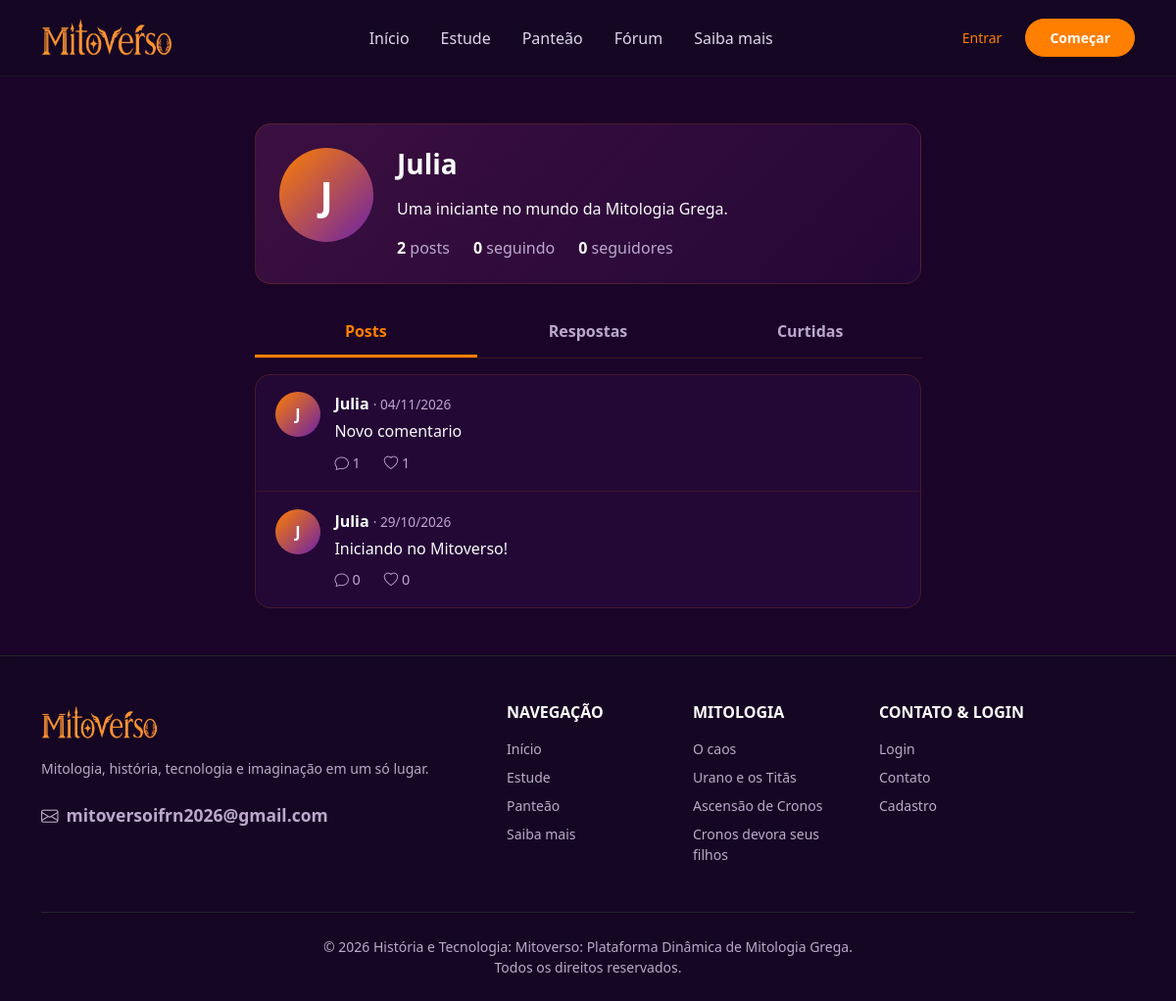
The page /perfil/1 on the database its author committed.
### app/models/usuario.py (models this page shows)
class Usuario(UserMixin, db.Model):
    __tablename__ = "usuario"
    id = db.Column(db.Integer, primary_key = True)
    nome = db.Column(db.String(100), nullable = False)
    email = db.Column(db.String(100), nullable = False, unique = True)
    senha = db.Column(db.String(256), nullable = False)
    bio = db.Column(db.String(200))
    criado_em = db.Column(db.DateTime, default = lambda: datetime.now(timezone.utc))
    seguindo = db.relationship(
        "Usuario",
        secondary = seguidor,
        primaryjoin = (seguidor.c.id_seguidor == id),
        secondaryjoin = (seguidor.c.id_seguido == id),
        backref = "seguidores"
    )

### app/models/post.py (models this page shows, shortened)
class Post(db.Model):
    __tablename__ = "post"
    id = db.Column(db.Integer, primary_key = True)
    conteudo = db.Column(db.Text, nullable = False)
    criado_em = db.Column(db.DateTime, nullable = False, default = lambda: datetime.now(timezone.utc))
    id_usuario = db.Column(db.Integer, db.ForeignKey("usuario.id"), nullable = False)
    id_pai = db.Column(db.Integer, db.ForeignKey("post.id"), nullable = True)
    autor = db.relationship("Usuario", backref = db.backref("posts", cascade = "all, delete-orphan"))
    respostas = db.relationship(
        "Post",
        backref = db.backref("pai", remote_side = [id]),
        cascade = "all, delete-orphan",
        order_by = "Post.criado_em"
    )
    curtidas = db.relationship("Curtida", backref = "post", cascade = "all, delete-orphan")

### app/routes/perfil.py (the view)
@perfil_bp.route("/perfil/<int:id_usuario>")
def ver_perfil(id_usuario):
    usuario = db.get_or_404(Usuario, id_usuario)
    aba = request.args.get("aba", "posts")
    if aba not in ("posts", "respostas", "curtidas"):
        aba = "posts"
    pagina = request.args.get("pagina", 1, type = int)
    paginacao = listar_posts_do_usuario(usuario, aba, pagina)
    return render_template(
        "usuario/perfil.html",
        usuario = usuario,
        aba = aba,
        paginacao = paginacao,
        total_posts = contar_posts(usuario)
    )

### app/__init__.py (called while the page is built)
@app.template_filter("tempo_atras")
def tempo_atras(data):
    if not data:
        return ""
    if data.tzinfo is None:
        data = data.replace(tzinfo = timezone.utc)
    segundos = int((datetime.now(timezone.utc) - data).total_seconds())
    if segundos < 60:
        return "agora"
    if segundos < 3600:
        return f"{segundos // 60} min"
    if segundos < 86400:
        return f"{segundos // 3600} h"
    if segundos < 604800:
        return f"{segundos // 86400} d"
    return data.strftime("%d/%m/%Y")

### app/services/post_service.py (called while the page is built, shortened)
def _paginar(consulta, pagina):
    return db.paginate(consulta, page = pagina, per_page = POSTS_POR_PAGINA, error_out = False)

def listar_posts_do_usuario(usuario, aba, pagina):
    if aba == "respostas":
        consulta = (
            db.select(Post)
            .where(Post.id_usuario == usuario.id, Post.id_pai.is_not(None))
            .order_by(Post.criado_em.desc())
        )
    else:
        consulta = (
            db.select(Post)
            .where(Post.id_usuario == usuario.id, Post.id_pai.is_(None))
            .order_by(Post.criado_em.desc())
        )
    return _paginar(consulta, pagina)

def contar_posts(usuario):
    return db.session.scalar(
        db.select(db.func.count()).select_from(Post)
        .where(Post.id_usuario == usuario.id, Post.id_pai.is_(None))
    )

### app/templates/usuario/perfil.html (shortened to what this page needs)
{% extends 'base.html' %}
{% block css %}
    <link rel="stylesheet" href="{{ url_for('static', filename='css/forum.css') }}">
    <link rel="stylesheet" href="{{ url_for('static', filename='css/perfil.css') }}">
{% endblock %}
{% block conteudo %}
<div class="container py-5">
    <div class="forum-coluna">
        <div class="painel perfil-topo p-4 mb-4">
            <div class="d-flex flex-wrap align-items-start gap-4">
                <span class="avatar-inicial avatar-grande">{{ usuario.nome[0]|upper }}</span>
                <div class="flex-grow-1">
                    <div class="d-flex flex-wrap justify-content-between align-items-start gap-2">
                        <div>
                            <h1 class="h3 fw-bold mb-0">{{ usuario.nome }}</h1>
                        </div>
                    </div>
                    {% if usuario.bio %}
                        <p class="mt-3 mb-0 post-texto">{{ usuario.bio }}</p>
                    {% elif current_user.is_authenticated and current_user.id == usuario.id %}
                        <p class="mt-3 mb-0 text-mv-muted">Você ainda não escreveu uma bio. Clique em "Editar perfil".</p>
                    {% endif %}
                    <div class="perfil-contagens mt-3">
                        <span><strong>{{ total_posts }}</strong> posts</span>
                        <span><strong>{{ usuario.seguindo|length }}</strong> seguindo</span>
                        <span><strong>{{ usuario.seguidores|length }}</strong> seguidores</span>
                    </div>
                </div>
            </div>
        </div>
        <div class="abas">
            <a href="{{ url_for('perfil.ver_perfil', id_usuario=usuario.id) }}" class="{{ 'ativa' if aba == 'posts' }}">Posts</a>
            <a href="{{ url_for('perfil.ver_perfil', id_usuario=usuario.id, aba='respostas') }}" class="{{ 'ativa' if aba == 'respostas' }}">Respostas</a>
            <a href="{{ url_for('perfil.ver_perfil', id_usuario=usuario.id, aba='curtidas') }}" class="{{ 'ativa' if aba == 'curtidas' }}">Curtidas</a>
        </div>
        <div class="painel lista-posts">
            {% for post in paginacao.items %}
                {% include 'usuario/_post_card.html' %}
            {% else %}
                <p class="text-mv-muted text-center p-5 mb-0">Nada por aqui ainda.</p>
            {% endfor %}
        </div>
    </div>
</div>
{% endblock %}

### app/templates/usuario/_post_card.html (shortened to what this page needs)
<article class="post-card" id="post-{{ post.id }}">
    <a href="{{ url_for('perfil.ver_perfil', id_usuario=post.autor.id) }}" class="avatar-inicial" aria-label="Perfil de {{ post.autor.nome }}">
        {{ post.autor.nome[0]|upper }}
    </a>
    <div class="post-corpo">
        <div class="post-cabecalho">
            <a href="{{ url_for('perfil.ver_perfil', id_usuario=post.autor.id) }}" class="post-autor">{{ post.autor.nome }}</a>
            <span class="post-data">· {{ post.criado_em|tempo_atras }}</span>
        </div>
        <a href="{{ url_for('posts.ver_post', id_post=post.id) }}" class="post-texto-link">
            <p class="post-texto">{{ post.conteudo }}</p>
        </a>
        <div class="post-acoes">
            <a href="{{ url_for('posts.ver_post', id_post=post.id) }}" class="acao">
                <i class="bi bi-chat"></i> {{ post.respostas|length }}
            </a>
            {% if current_user.is_authenticated %}
                <form action="{{ url_for('posts.curtir', id_post=post.id) }}" method="POST" class="d-inline">
                    <input type="hidden" name="csrf_token" value="{{ csrf_token() }}">
                    <input type="hidden" name="next" value="{{ request.full_path|trim('?') }}#post-{{ post.id }}">
                    <button type="submit" class="acao {{ 'curtido' if post.curtido_por(current_user) }}" aria-label="Curtir">
                        <i class="bi {{ 'bi-heart-fill' if post.curtido_por(current_user) else 'bi-heart' }}"></i> {{ post.curtidas|length }}
                    </button>
                </form>
            {% else %}
                <a href="{{ url_for('autenticacao.login') }}" class="acao">
                    <i class="bi bi-heart"></i> {{ post.curtidas|length }}
                </a>
            {% endif %}
        </div>
    </div>
</article>

### app/static/css/style.css (style rules this page uses)
* { margin: 0; padding: 0; }

### app/static/css/cab_rod_index.css (style rules this page uses)
:root { --mv-purple-dark: #1a0528; --mv-purple-main: #2b093f; --mv-purple-light: #4a154b; --mv-purple-accent: #6b21a8; --mv-orange-main: #ff7f00; --mv-orange-hover: #e67300; --mv-orange-light: #ff9f43; --mv-text-muted: #bda8cd; }
body { font-family: system-ui, -apple-system, "Segoe UI", Roboto, "Helvetica Neue", Arial, sans-serif; background-color: var(--mv-purple-dark); color: #f8f9fa; overflow-x: hidden; }

### app/static/css/forum.css (style rules this page uses)
.forum-coluna { max-width:680px; margin:0 auto; }
.painel { background:rgba(43,9,63,.6); border:1px solid rgba(255,127,0,.15); border-radius:1rem; }
.lista-posts { overflow:hidden; }
.avatar-inicial { width:46px; height:46px; flex-shrink:0; display:flex; align-items:center; justify-content:center; border-radius:50%; background:linear-gradient(135deg,var(--mv-orange-main),var(--mv-purple-accent)); color:#fff; font-weight:700; text-decoration:none; }
.avatar-grande { width:96px; height:96px; font-size:2.5rem; }
.abas { display:flex; margin-bottom:1rem; border-bottom:1px solid rgba(255,127,0,.15); }
.abas a { flex:1; padding:.75rem 1rem; text-align:center; text-decoration:none; font-weight:600; color:var(--mv-text-muted); border-bottom:3px solid transparent; transition:color .2s; }
.abas a.ativa { color:var(--mv-orange-main); border-bottom-color:var(--mv-orange-main); }
.post-card { display:flex; gap:.9rem; padding:1.1rem 1.25rem; border-bottom:1px solid rgba(255,127,0,.12); transition:background .2s; }
.post-card:last-child { border-bottom:none; }
.post-corpo { flex:1; min-width:0; }
.post-autor { font-weight:700; color:#fff; text-decoration:none; }
.post-data { color:var(--mv-text-muted); font-size:.85rem; }
.post-texto-link { color:inherit; text-decoration:none; }
.post-texto { margin:.25rem 0 .6rem; white-space:pre-wrap; overflow-wrap:anywhere; }
.post-acoes { display:flex; align-items:center; gap:1.5rem; }
.acao { background:none; border:none; padding:0; color:var(--mv-text-muted); font-size:.9rem; text-decoration:none; cursor:pointer; transition:color .2s; }

### app/static/css/perfil.css (style rules this page uses)
.perfil-topo { background:linear-gradient(135deg,rgba(74,21,75,.7),rgba(43,9,63,.6)); }
.perfil-contagens { display:flex; flex-wrap:wrap; gap:1.5rem; color:var(--mv-text-muted); }
.perfil-contagens strong { color:#fff; }

### rows shown on the page
Usuario: nome "J", nome "Julia", bio "Uma iniciante no mundo da Mitologia Grega."
Post: autor "J", autor.nome "Julia", criado_em|tempo_atras "04/11/2026", conteudo "Novo comentario", respostas|length "1", curtidas|length "1"
Post: autor "J", autor.nome "Julia", criado_em|tempo_atras "29/10/2026", conteudo "Iniciando no Mitoverso!", respostas|length "0", curtidas|length "0"

### other values the page prints
{{ total_posts }} "2"
{{ usuario.seguindo|length }} "0"
{{ usuario.seguidores|length }} "0"
